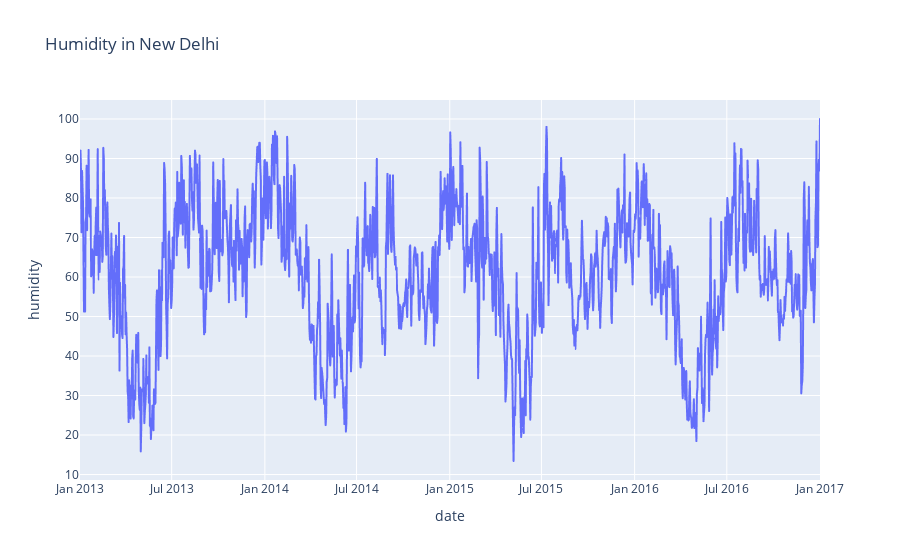

This figure's notebook cell:
### Code cell
fg = px.line(df, x="date", y="humidity", title="Humidity in New Delhi")
fg.show()

### Figure 1 — Plotly figure (JSON) as saved in the notebook; plotly's stock layout.template omitted (floating-point values rounded to 4 significant figures; data arrays with more than 128 entries replaced by an {"elided": "..."} marker saying what was removed)
{"data": [{"hovertemplate": "date=%{x}<br>humidity=%{y}<extra></extra>", "legendgroup": "", "line": {"color": "#636efa", "dash": "solid"}, "marker": {"symbol": "circle"}, "mode": "lines", "name": "", "showlegend": false, "type": "scattergl", "x": {"elided": "1462 str values"}, "xaxis": "x", "y": {"elided": "1462 float values"}, "yaxis": "y"}], "layout": {"legend": {"tracegroupgap": 0}, "title": {"text": "Humidity in New Delhi"}, "xaxis": {"anchor": "y", "domain": [0, 1], "title": {"text": "date"}}, "yaxis": {"anchor": "x", "domain": [0, 1], "title": {"text": "humidity"}}}}
